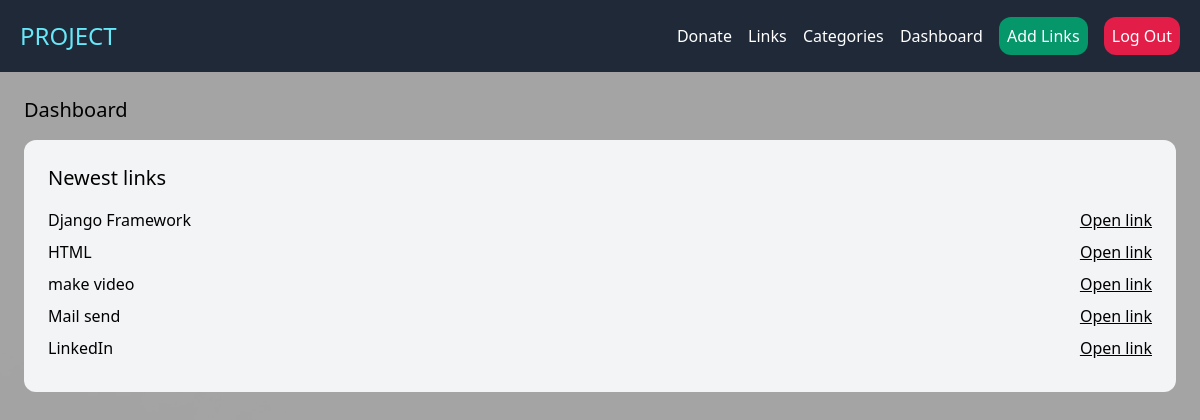
The page /dashboard/ (signed in) on the database its author committed.
### links/models.py (models this page shows)
class Link(models.Model):
    category = models.ForeignKey(Category, related_name='links', on_delete = models.CASCADE)
    name = models.CharField(max_length=255)
    description = models.TextField(blank=True, null = True)
    url = models.CharField(max_length=255)
    created_by = models.ForeignKey(User, related_name='links', on_delete=models.CASCADE)
    created_at = models.DateTimeField(auto_now_add=True)
    class Meta:
        ordering = ("-created_at",)

### core/views.py (the view)
# urls.py: path("dashboard/", views.dashboard, name='dashboard'),
@login_required
def dashboard(request):
    newest_links = Link.objects.filter(created_by = request.user)
    return render(request, "core/dashboard.html", {"newest_links": newest_links})

### core/templates/core/dashboard.html (shortened to what this page needs)
{% extends "core/base.html" %}
{% block additional_css %}
  {% load static%}
{% endblock %}
{% block content %}
    <section class ='flex flex-col h-screen'>
        <h1 class ="mb-4 text-xl" >Dashboard</h1>
        <div class = "p-6 bg-gray-100 rounded-xl">
            <h2 class = "mb-4 text-xl">Newest links</h2>
            {% for link in newest_links %}
                <div class ="mb-2 flex justify-between items-center">
                    <p>{{ link.name }}</p>
                    <a href ="{{link.url}}" class = "underline" target = "_blank">Open link</a>
                </div>
            {% endfor %}
        </div>
    </section>
{% endblock %}

### rows shown on the page
Link: name "Django Framework"
Link: name "HTML"
Link: name "make video"
Link: name "Mail send"
Link: name "LinkedIn"
